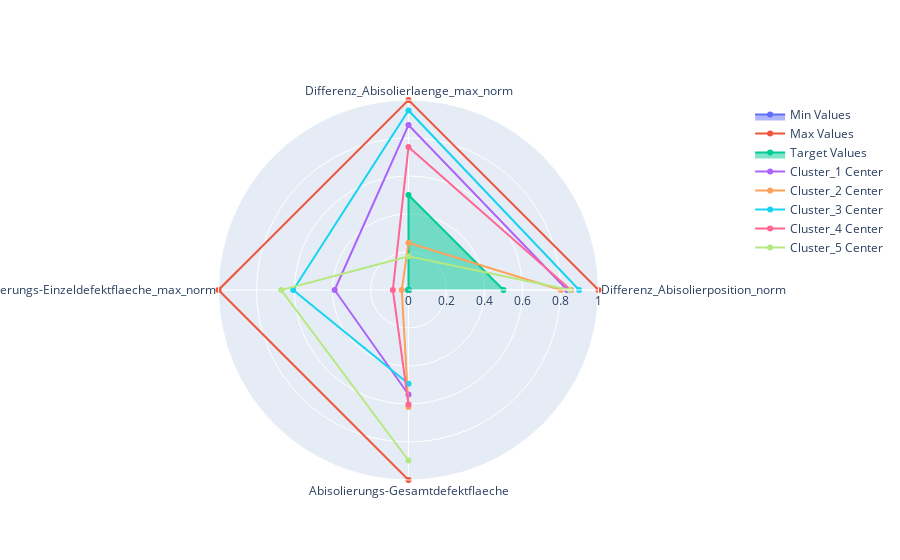

Source (notebook cell):
### Code cell
import plotly.graph_objects as go

categories = ['Differenz_Abisolierposition_norm', 'Differenz_Abisolierlaenge_max_norm','Abisolierungs-Einzeldefektflaeche_max_norm',
              'Abisolierungs-Gesamtdefektflaeche']

fig = go.Figure()

fig.add_trace(go.Scatterpolar(
      r=[0, 0, 0, 0],
      theta=categories,
      fill='toself',
      name='Min Values'
))
fig.add_trace(go.Scatterpolar(
      r=[1, 1, 1, 1],
      theta=categories,
      fill=None,
      name='Max Values'
))
fig.add_trace(go.Scatterpolar(
      r=[0.5, 0.5, 0, 0],
      theta=categories,
      fill='toself',
      name='Target Values'
))
centers = np.random.rand(5,4).tolist()
for i, cent in enumerate(centers):
  fig.add_trace(go.Scatterpolar(
      r=cent,
      theta=categories,
      mode='lines+markers',
      name=f'Cluster_{i+1} Center'
))

fig.update_layout(
  polar=dict(
    radialaxis=dict(
      visible=True,
      range=[0, 1]
    )),
  showlegend=True
)

fig.show()

### Figure 1 — Plotly figure (JSON) as saved in the notebook; plotly's stock layout.template omitted (floating-point values rounded to 4 significant figures)
{"data": [{"fill": "toself", "name": "Min Values", "r": [0, 0, 0, 0], "theta": ["Differenz_Abisolierposition_norm", "Differenz_Abisolierlaenge_max_norm", "Abisolierungs-Einzeldefektflaeche_max_norm", "Abisolierungs-Gesamtdefektflaeche"], "type": "scatterpolar"}, {"name": "Max Values", "r": [1, 1, 1, 1], "theta": ["Differenz_Abisolierposition_norm", "Differenz_Abisolierlaenge_max_norm", "Abisolierungs-Einzeldefektflaeche_max_norm", "Abisolierungs-Gesamtdefektflaeche"], "type": "scatterpolar"}, {"fill": "toself", "name": "Target Values", "r": [0.5, 0.5, 0, 0], "theta": ["Differenz_Abisolierposition_norm", "Differenz_Abisolierlaenge_max_norm", "Abisolierungs-Einzeldefektflaeche_max_norm", "Abisolierungs-Gesamtdefektflaeche"], "type": "scatterpolar"}, {"mode": "lines+markers", "name": "Cluster_1 Center", "r": [0.8354, 0.8684, 0.3887, 0.5498], "theta": ["Differenz_Abisolierposition_norm", "Differenz_Abisolierlaenge_max_norm", "Abisolierungs-Einzeldefektflaeche_max_norm", "Abisolierungs-Gesamtdefektflaeche"], "type": "scatterpolar"}, {"mode": "lines+markers", "name": "Cluster_2 Center", "r": [0.8019, 0.2483, 0.0355, 0.6164], "theta": ["Differenz_Abisolierposition_norm", "Differenz_Abisolierlaenge_max_norm", "Abisolierungs-Einzeldefektflaeche_max_norm", "Abisolierungs-Gesamtdefektflaeche"], "type": "scatterpolar"}, {"mode": "lines+markers", "name": "Cluster_3 Center", "r": [0.8981, 0.9449, 0.6069, 0.4932], "theta": ["Differenz_Abisolierposition_norm", "Differenz_Abisolierlaenge_max_norm", "Abisolierungs-Einzeldefektflaeche_max_norm", "Abisolierungs-Gesamtdefektflaeche"], "type": "scatterpolar"}, {"mode": "lines+markers", "name": "Cluster_4 Center", "r": [0.8546, 0.7532, 0.08232, 0.6029], "theta": ["Differenz_Abisolierposition_norm", "Differenz_Abisolierlaenge_max_norm", "Abisolierungs-Einzeldefektflaeche_max_norm", "Abisolierungs-Gesamtdefektflaeche"], "type": "scatterpolar"}, {"mode": "lines+markers", "name": "Cluster_5 Center", "r": [0.8502, 0.1779, 0.6697, 0.8975], "theta": ["Differenz_Abisolierposition_norm", "Differenz_Abisolierlaenge_max_norm", "Abisolierungs-Einzeldefektflaeche_max_norm", "Abisolierungs-Gesamtdefektflaeche"], "type": "scatterpolar"}], "layout": {"polar": {"radialaxis": {"range": [0, 1], "visible": true}}, "showlegend": true}}
